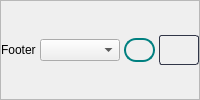
             <widget class="QFrame" name="footer_7">
              <property name="maximumSize">
               <size>
                <width>16777215</width>
                <height>16777215</height>
               </size>
              </property>
              <property name="frameShape">
               <enum>QFrame::StyledPanel</enum>
              </property>
              <property name="frameShadow">
               <enum>QFrame::Raised</enum>
              </property>
              <layout class="QHBoxLayout" name="horizontalLayout_50">
               <property name="spacing">
                <number>4</number>
               </property>
               <property name="leftMargin">
                <number>0</number>
               </property>
               <property name="topMargin">
                <number>0</number>
               </property>
               <property name="rightMargin">
                <number>0</number>
               </property>
               <property name="bottomMargin">
                <number>0</number>
               </property>
               <item>
                <widget class="QLabel" name="footer_8">
                 <property name="minimumSize">
                  <size>
                   <width>0</width>
                   <height>0</height>
                  </size>
                 </property>
                 <property name="maximumSize">
                  <size>
                   <width>70</width>
                   <height>16777215</height>
                  </size>
                 </property>
                 <property name="text">
                  <string>Footer</string>
                 </property>
                </widget>
               </item>
               <item>
                <widget class="QComboBox" name="changeSelectedColor_36">
                 <property name="minimumSize">
                  <size>
                   <width>80</width>
                   <height>0</height>
                  </size>
                 </property>
                 <property name="maximumSize">
                  <size>
                   <width>80</width>
                   <height>16777215</height>
                  </size>
                 </property>
                </widget>
               </item>
               <item>
                <widget class="QLabel" name="selectedColor_36">
                 <property name="minimumSize">
                  <size>
                   <width>0</width>
                   <height>24</height>
                  </size>
                 </property>
                 <property name="maximumSize">
                  <size>
                   <width>50</width>
                   <height>24</height>
                  </size>
                 </property>
                 <property name="styleSheet">
                  <string notr="true">QLabel{
	border: 2px solid teal;
	border-radius: 12px;
}</string>
                 </property>
                 <property name="text">
                  <string/>
                 </property>
                </widget>
               </item>
               <item>
                <widget class="QPushButton" name="colorPicker_36">
                 <property name="minimumSize">
                  <size>
                   <width>40</width>
                   <height>30</height>
                  </size>
                 </property>
                 <property name="maximumSize">
                  <size>
                   <width>40</width>
                   <height>30</height>
                  </size>
                 </property>
                 <property name="cursor">
                  <cursorShape>PointingHandCursor</cursorShape>
                 </property>
                 <property name="styleSheet">
                  <string notr="true">QPushButton { 
	   border: 1px  solid  rgb(49, 54, 72);
	border-radius: 3px;
 background: qlineargradient(x1: 0, y1: 0, x2: 0, y2: 1,
                                stop: 0 #13161f, stop: 0.4 #161924,
                                stop: 0.5 #171c26, stop: 1.0 #1b202c);
}

QPushButton:hover{
	background:rgb(62, 62, 62);
	border-radius: 3px;
}</string>
                 </property>
                 <property name="text">
                  <string/>
                 </property>
                
                </widget>
               </item>
              </layout>
             </widget>
